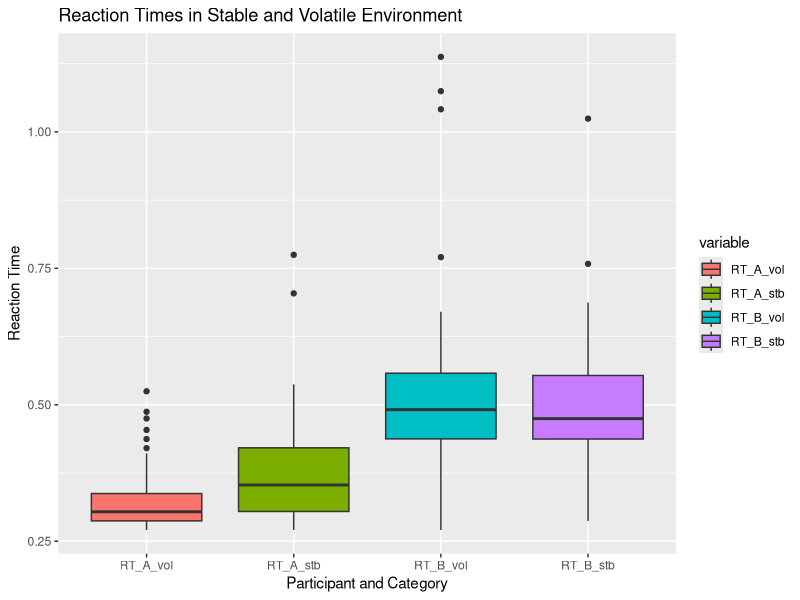
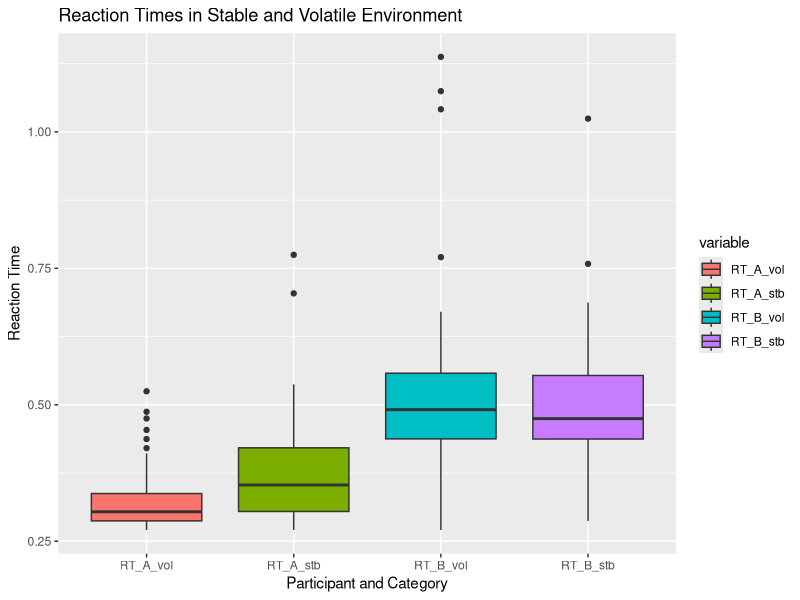

R code for these plots, in order: (Note: this script raises an error after producing the figures.)
## ---- chunk 1

library(tidyverse)
library(dplyr)
library(reshape2)


## ---- chunk 2
# Loading data
df1 <- read.csv("../data_behavioral/1_corrected_behav.csv")
df2 <- read.csv("../data_behavioral/2_corrected_behav.csv")

## ---- chunk 3
# Creating correct reaction time
df1$RT <- (df1$ReactionTime - df1$PredOnset)
df2$RT <- (df2$ReactionTime - df2$PredOnset)

## ---- chunk 4
# Isolating volatile part and stable part
df1_vol <- df1[51:100,]
df2_vol <- df2[51:100,]

df1_stb <- df1[1:50,]
df2_stb <- df2[1:50,]

## ---- chunk 5
# Takind average reaction time for volatile environment
avg_RT1_vol <- mean(df1_vol$RT)
avg_RT2_vol <- mean(df2_vol$RT)

# Taking average reaction time for stable environment
avg_RT1_stb <- mean(df1_stb$RT)
avg_RT2_stb <- mean(df2_stb$RT)

## ---- chunk 6
# Creating dataframe with only the interesting columns
df_bx <- tibble(RT_A_vol = df1_vol$RT, RT_A_stb = df1_stb$RT, RT_B_vol = df2_vol$RT, RT_B_stb = df2_stb$RT)

df_bx <- na.omit(df_bx)



## ---- chunk 7

df_long <- melt(df_bx, measure.vars = c("RT_A_vol", "RT_A_stb", "RT_B_vol", "RT_B_stb"))

## ---- chunk 8

# Creating the scatter plot with standard errors
RT_vs <- ggplot(df_long, aes(x = variable, y = value, fill = variable)) +
  geom_boxplot() +
  labs(title = "Reaction Times in Stable and Volatile Environment", x = "Participant and Category", y = "Reaction Time")
  
  
## ---- chunk 9

RT_vs
ggsave("reaction_times_plot.png", plot = RT_vs, width = 10, height = 6, units = "in")

ggsave("reaction_times_plot.png", plot = plot, width = 10, height = 6, units = "in")

getwd()
## ---- chunk 10
df_long <- melt(df_bx, measure.vars = c("RT1_vol", "RT1_stb", "RT2_vol", "RT2_stb"))


## ---- chunk 11

df_1_long <- filter(df_long, variable %in% c("RT1_stb", "RT1_vol"))

df_2_long <- filter(df_long, variable %in% c("RT2_stb", "RT2_vol"))


## ---- chunk 12

modell1 <- glm(log(value) ~ variable, data = df_1_long, family = gaussian)

summary(modell1)


## ---- chunk 13
modell2 <- glm(log(value) ~ variable, data = df_2_long, family = gaussian)

summary(modell2)


## ---- chunk 14

modelg1 <- glm(value ~ variable, data = df_1_long, family = Gamma)

summary(modelg1)


## ---- chunk 15

modelg2 <- glm(value ~ variable, data = df_2_long, family = Gamma)

summary(modelg2)


